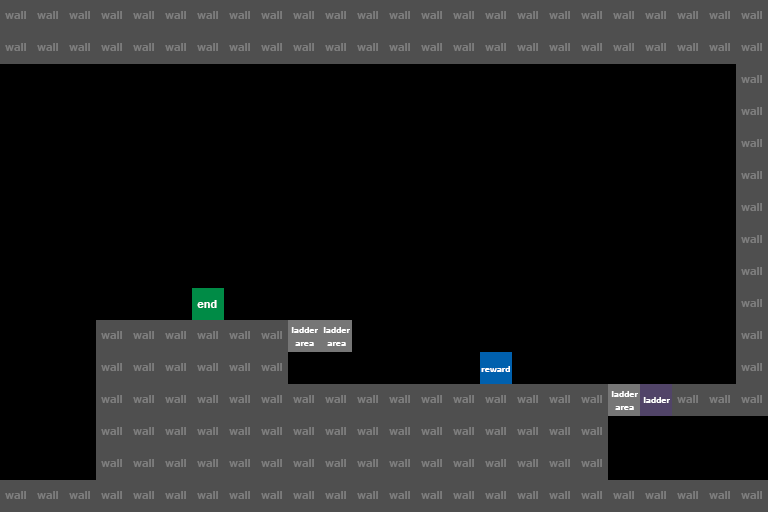

Below is a game level as drawn by its tile map, then a one-line description and the .tmx that defines it (tile-layer data replaced by summaries):
An orthogonal 24x16 tile map with 32x32 px tiles, 1 tile layer (structure).

<map version="1.0" orientation="orthogonal" width="24" height="16" tilewidth="32" tileheight="32">
 <properties>
  <property name="right" value="" />
 </properties>
 <tileset firstgid="1" name="tilemap" tilewidth="32" tileheight="32">
  <image source="../../tilemap.png" width="128" height="64" />
  <tile id="0">
   <properties>
    <property name="iets" value="" />
   </properties>
  </tile>
  <tile id="1">
   <properties>
    <property name="type" value="0" />
   </properties>
  </tile>
  <tile id="2">
   <properties>
    <property name="type" value="1" />
   </properties>
  </tile>
  <tile id="3">
   <properties>
    <property name="type" value="L" />
   </properties>
  </tile>
  <tile id="4">
   <properties>
    <property name="type" value="R" />
   </properties>
  </tile>
  <tile id="5">
   <properties>
    <property name="type" value="S" />
   </properties>
  </tile>
  <tile id="6">
   <properties>
    <property name="type" value="E" />
   </properties>
  </tile>
 </tileset>
 <layer name="structure" width="24" height="16">
  <data>[384 cells, 151 non-empty, 5 distinct tile ids]</data>
 </layer>
</map>